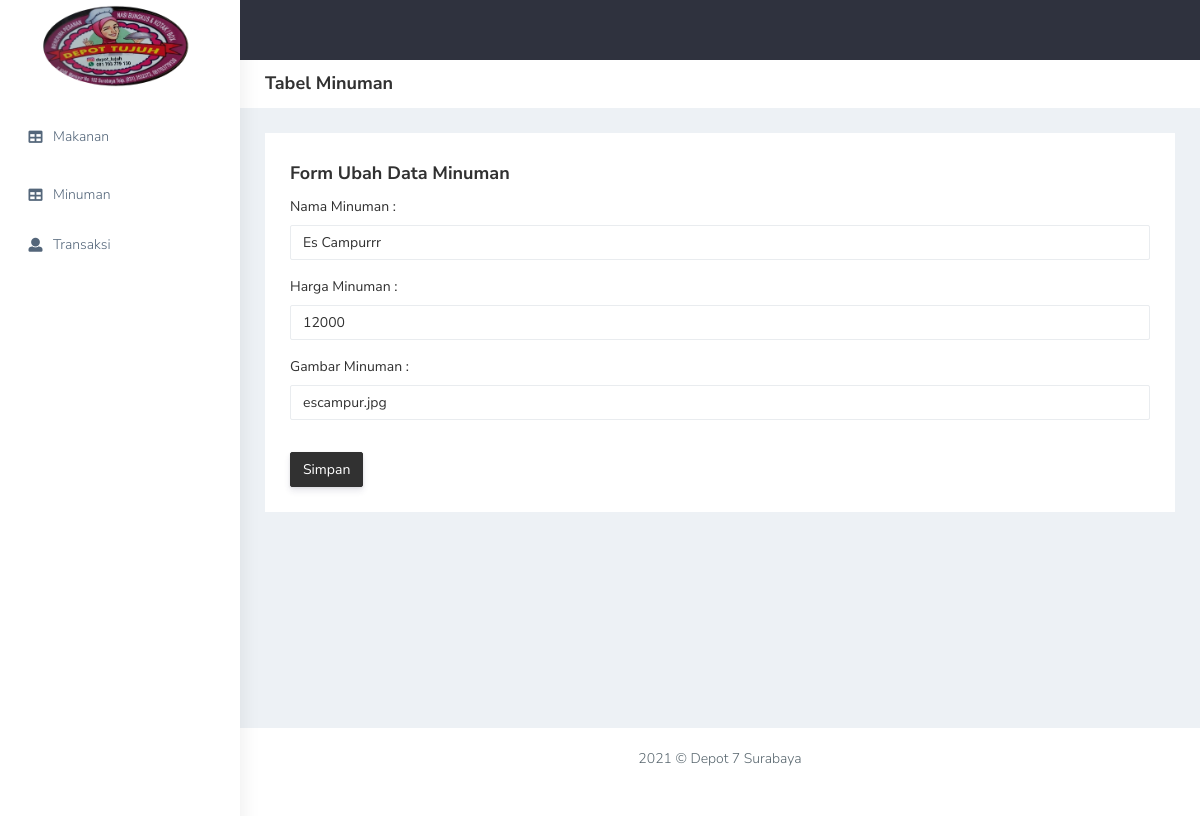
/admin/formUbahMinuman.php?idUbah=1, run on the app's committed database.
### tables this page shows
CREATE TABLE `minuman` (
  `id_minuman` int(11) NOT NULL,
  `nama_minuman` varchar(50) NOT NULL,
  `harga_minuman` float NOT NULL,
  `gambar_minum` varchar(50) NOT NULL
);

### Menu/Connection.php (called while the page is built, shortened)
<?php
    class Connection{
        protected $host = "localhost";
        protected $user = "root";
        protected $pass = "";
        protected $db = "depot_7";
        public function __construct(){
            $this->conn = new mysqli($this->host, $this->user, $this->pass, $this->db);
            return $this->conn;
        }
    }
?>

### Menu/minuman.php (called while the page is built, shortened)
<?php
    require_once 'Connection.php';
    class Minuman extends Connection{
        private $conn;
        public function __construct()
        {
            $this->conn = parent::__construct();
        }
        public function getMinumanById($id){
            $sql = "SELECT * FROM minuman WHERE id_minuman = $id";
            $exe = mysqli_query($this->conn, $sql);
            return mysqli_fetch_assoc($exe);
        }
    }
?>

### admin/formUbahMinuman.php (the view, shortened to what this page needs)
<?php
    include '../Menu/minuman.php';
    $minuman = new Minuman();
    if(isset($_GET['idUbah'])){
        $dataMinuman = $minuman->getMinumanById($_GET['idUbah']);
    }
?>
<!DOCTYPE html>
<html dir="ltr" lang="en">
<head>
   <link href="css/style.min.css" rel="stylesheet">
</head>
<body>
    <div id="main-wrapper" data-layout="vertical" data-navbarbg="skin5" data-sidebartype="full"
        data-sidebar-position="absolute" data-header-position="absolute" data-boxed-layout="full">
        <header class="topbar" data-navbarbg="skin5">
            <nav class="navbar top-navbar navbar-expand-md navbar-dark">
                <div class="navbar-header" data-logobg="skin6">
                    <a class="navbar-brand" href="dashboard.html">
                        <span class="logo-text">
                            <img style="margin: 5px 25px;" width="150" src="plugins/images/depot7.png" alt="homepage" />
                        </span>
                    </a>
                </div>
            </nav>
        </header>
        <aside class="left-sidebar" data-sidebarbg="skin6">
            <div class="scroll-sidebar">
                <nav class="sidebar-nav">
                    <ul id="sidebarnav">
                        <li class="sidebar-item mt-5">
                            <a class="sidebar-link waves-effect waves-dark sidebar-link" href="adminmakanan.php"
                                aria-expanded="false">
                                <i class="fa fa-table" aria-hidden="true"></i>
                                <span class="hide-menu">Makanan</span>
                            </a>
                        </li>
                        <li class="sidebar-item pt-2">
                            <a class="sidebar-link waves-effect waves-dark sidebar-link" href="adminminuman.php"
                                aria-expanded="false">
                                <i class="fa fa-table" aria-hidden="true"></i>
                                <span class="hide-menu">Minuman</span>
                            </a>
                        </li>
                        <li class="sidebar-item">
                            <a class="sidebar-link waves-effect waves-dark sidebar-link" href="admintransaksi.php"
                                aria-expanded="false">
                                <i class="fa fa-user" aria-hidden="true"></i>
                                <span class="hide-menu">Transaksi</span>
                            </a>
                        </li>
                    </ul>
                </nav>
            </div>
        </aside>
        <div class="page-wrapper">
            <div class="page-breadcrumb bg-white">
                <div class="row align-items-center">
                    <div class="col-lg-3 col-md-4 col-sm-4 col-xs-12">
                        <h4 class="page-title">Tabel Minuman</h4>
                    </div>
                </div>
            </div>
            <div class="container-fluid">
                <div class="row">
                    <div class="col-sm-12">
                        <div class="white-box">
                            <h3 class="box-title">Form Ubah Data Minuman</h3>
                            <form action="" method="POST">
                                <div class="mb-3">
                                    <label for="exampleFormControlInput1" class="form-label">Nama Minuman  : </label>
                                    <input type="text" value="<?= $dataMinuman['nama_minuman'] ?>" name="nama_minuman" class="form-control" id="exampleFormControlInput1" placeholder="Nama Minuman">
                                </div>
                                <div class="mb-3">
                                    <label for="exampleFormControlInput1" class="form-label">Harga Minuman : </label>
                                    <input type="text" value="<?= $dataMinuman['harga_minuman'] ?>" name="harga_minuman" class="form-control" id="exampleFormControlInput1" placeholder="Harga Minuman">
                                </div>
                                <div class="mb-3">
                                    <label for="exampleFormControlInput1" class="form-label">Gambar Minuman : </label>
                                    <input type="text" value="<?= $dataMinuman['gambar_minum'] ?>" name="gambar_minum" class="form-control" id="exampleFormControlInput1" placeholder="Gambar Minuman">
                                </div>
                                <button type="submit" name="ubah_minuman" class="btn btn-dark mt-3">Simpan</button>
                            </form>
                        </div>
                    </div>
                </div>
            </div>
            <footer class="footer text-center">2021 © Depot 7 Surabaya</a>
            </footer>
        </div>
    </div>
</body>
</html>

### data on the page
minuman: nama_minuman "Es Campurrr", harga_minuman "12000", gambar_minum "escampur.jpg"
